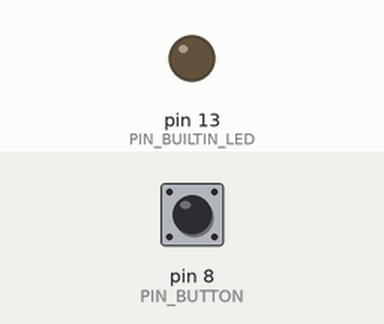
Recording of a sketch running on a simulated Arduino Uno, built with avr-gcc and run on an emulated ATmega328P. Shown: output pins drawn as LEDs (lit = HIGH). The test bench sets the inputs (shaded band); at power-on: pin 8 (PIN_BUTTON) HIGH.

Above: at 1.2 s.
1.3 s: pin 8 (PIN_BUTTON) pulled LOW for 1 s
At 1.7 s:
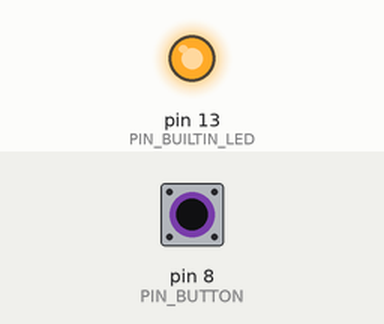
3.8 s: pin 8 (PIN_BUTTON) pulled LOW for 3.2 s
At 7.8 s:
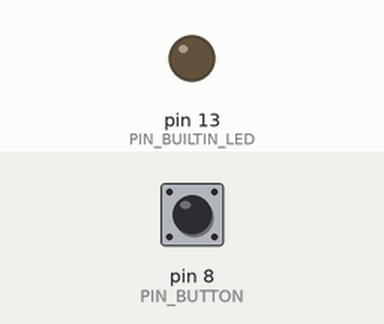
Timing chart, 0 to 9.3 s (numbered marks = the images above; inputs shaded):
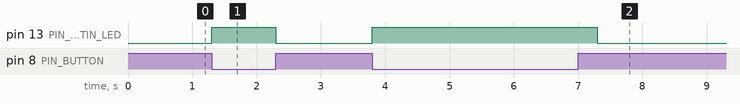

The sketch:

led_flash.ino
```cpp
#define PIN_SPEAKER       9
#define PIN_BUTTON        8
#define PIN_BUILTIN_LED  13


void setup(){
  pinMode(PIN_BUILTIN_LED, OUTPUT);
  pinMode(PIN_BUTTON, INPUT_PULLUP);
}


void loop(){

  if (digitalRead(PIN_BUTTON) == LOW){
      digitalWrite(PIN_BUILTIN_LED, HIGH);
      delay(500);
      digitalWrite(PIN_BUILTIN_LED, LOW);
  }
}
```

Measured:
- after the input at 1.3 s, pin 13 (PIN_BUILTIN_LED): LOW → HIGH at once, → LOW 1.0 s later
- after the input at 3.8 s, pin 13 (PIN_BUILTIN_LED): LOW → HIGH at once, → LOW 3.5 s later
